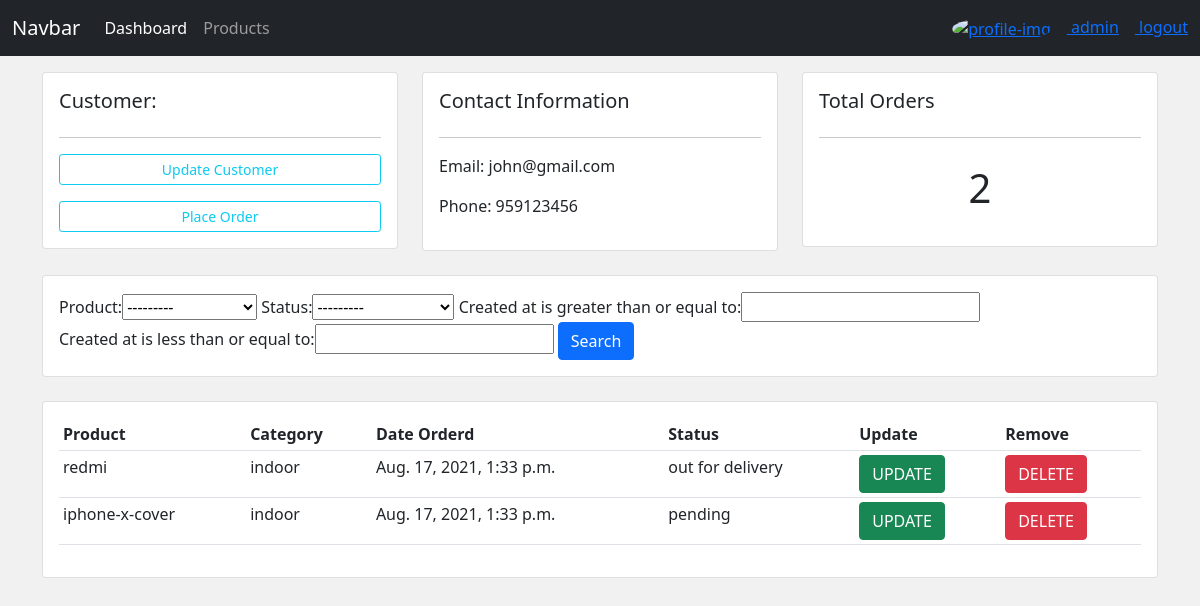
The app's page /customers/1 (signed in) with its own data.
### accounts/models.py (models this page shows, shortened)
class Customer(models.Model):
    user = models.OneToOneField(User,on_delete=models.CASCADE,null=True)
    profile_pic = models.ImageField(null=True,blank=True,upload_to="static/profiles",default="static/profiles/default.png")
    email = models.CharField(max_length=200, null=True)
    phone = models.CharField(max_length=200, null=True)
    created_at = models.DateTimeField(auto_now_add=True)

class Order(models.Model):
    status = (
        ('pending','Pending'),
        ('out for delivery','Out for Delivery'),
        ('delivered','Delivered')
    )
    customer = models.ForeignKey(Customer,null=True,on_delete=models.SET_NULL)
    product = models.ForeignKey(Product,null=True,on_delete=models.SET_NULL)
    created_at =  models.DateTimeField(auto_now_add=True)
    status  = models.CharField(max_length=200, null=True, choices=status)

class Product(models.Model):
    category = (
        ('indoor','In Door'),
        ('outdoor','Out Door')
    )
    name = models.CharField(max_length=200, null=True)
    price = models.FloatField(null=True)
    category = models.CharField(max_length=200, null=True, choices=category)
    description = models.CharField(max_length=200, null=True, blank=True)
    created_at = models.DateTimeField(auto_now_add=True)
    tag = models.ManyToManyField(Tag)
    def __str__(self) -> str:
        return self.name

### accounts/decorators.py (the view)
        def wrapper(request,*args,**kwargs):
            if  request.user.groups.first().name in roles :
                return view_fun(request,*args,**kwargs) #orderCreate
            else :
                return HttpResponse('You are not authorized.')

### accounts/views.py (called while the page is built)
@login_required(login_url='/login')
@allowed_roles(roles=['admin'])
def customers(request,id):
    customer = Customer.objects.get(id=id)
    orders = customer.order_set.all()
    orders_count = orders.count()
    filterObj = OrderFilter(request.GET,queryset=orders)
    orders = filterObj.qs
    return render(request, 'accounts/customers.html',{
        'customer': customer,
        'orders': orders,
        'orders_count': orders_count,
        'filterObj': filterObj
    })

### accounts/templates/accounts/customers.html
{% extends 'accounts/master.html' %}
{% block content %}
<div class="row">
	<div class="col-md">
		<div class="card card-body">
			<h5>Customer:</h5>
			<hr>
			<a class="btn btn-outline-info  btn-sm btn-block" href="">Update Customer</a>
			<a class="btn btn-outline-info mt-3 btn-sm btn-block" href="{% url 'order.create' customer.id %}">Place Order</a>
		</div>
	</div>
	<div class="col-md">
		<div class="card card-body">
			<h5>Contact Information</h5>
			<hr>
			<p>Email: {{customer.email}}</p>
			<p>Phone: {{customer.phone}}</p>
		</div>
	</div>
	<div class="col-md">
		<div class="card card-body">
			<h5>Total Orders</h5>
			<hr>
			<h1 style="text-align: center;padding: 10px">{{orders_count}}</h1>
		</div>
	</div>
</div>
<br>
<div class="row">
	<div class="col">
		<div class="card card-body">
			<form method="get">
				{{filterObj.form}}
		    <button class="btn btn-primary" type="submit">Search</button>
		  </form>
		</div>
	</div>
</div>
<br>
<div class="row">
	<div class="col-md">
		<div class="card card-body">
			<table class="table table-sm">
				<tr>
					<th>Product</th>
					<th>Category</th>
					<th>Date Orderd</th>
					<th>Status</th>
					<th>Update</th>
					<th>Remove</th>
				</tr>
				{% for order in orders %}
                <tr>
                    <td>{{order.product.name}}</td>
                    <td>{{order.product.category}}</td>
                    <td>{{order.created_at}}</td>
                    <td>{{order.status}}</td>
					<td><a href='{% url 'order.update' order.id %}' class='btn btn-success'>UPDATE</td>
					<td><a href='{% url 'order.delete' order.id %}' class='btn btn-danger'>DELETE</td>
                </tr>
                {% endfor %}
			</table>
		</div>
	</div>
</div>
{% endblock content %}

### accounts/templates/accounts/components/navbar.html (shortened to what this page needs)
<nav class="navbar navbar-expand-lg navbar-dark bg-dark">
    <div class="container-fluid">
        <a class="navbar-brand" href="#">Navbar</a>
        <div class="collapse navbar-collapse" id="navbarNav">
            <ul class="navbar-nav">
                {% if request.user.is_staff %}
                    <li class="nav-item">
                        <a class="nav-link active" aria-current="page" href="{% url 'dashboard' %}">Dashboard</a>
                    </li>
                    <li class="nav-item">
                        <a class="nav-link" href="{% url 'products' %}">Products</a>
                    </li>
                {% else %}
                    <li class="nav-item">
                        <a class="nav-link" href="{% url 'customers.customer_profile' %}">Profile</a>
                    </li>
                {% endif %}
            </ul>
        </div>
        {% if request.user.is_authenticated %}
        <div class="text-white">
            <a href="{% url 'customers.customer_profile_setting' %}">
                <img src="/{{request.user.customer.profile_pic}}" alt="profile-img" width="60px" height="60px"
                style="border-radius: 50%;" class="me-3">
                <span class="me-3">{{request.user.username}}</span>
            </a>
            <a href="{% url 'logout' %}">logout</a>
        </div>
        {% else %}
        <div class="text-white">
            <a href="{% url 'login' %}" class="me-3">login</a>
            <a href="{% url 'register' %}">register</a>
        </div>
        {% endif %}
    </div>
</nav>

### accounts/static/accounts/css/style.css (style rules this page uses)
body { background-color: #f1f1f1; }

### records on screen
Customer: email "john@gmail.com", phone "959123456"
Order: product.name "redmi", product.category "indoor", created_at "Aug. 17, 2021, 1:33 p.m.", status "out for delivery"
Order: product.name "iphone-x-cover", product.category "indoor", created_at "Aug. 17, 2021, 1:33 p.m.", status "pending"

### other values on screen
{{ request.user.username }} "admin"
{{ orders_count }} "2"
